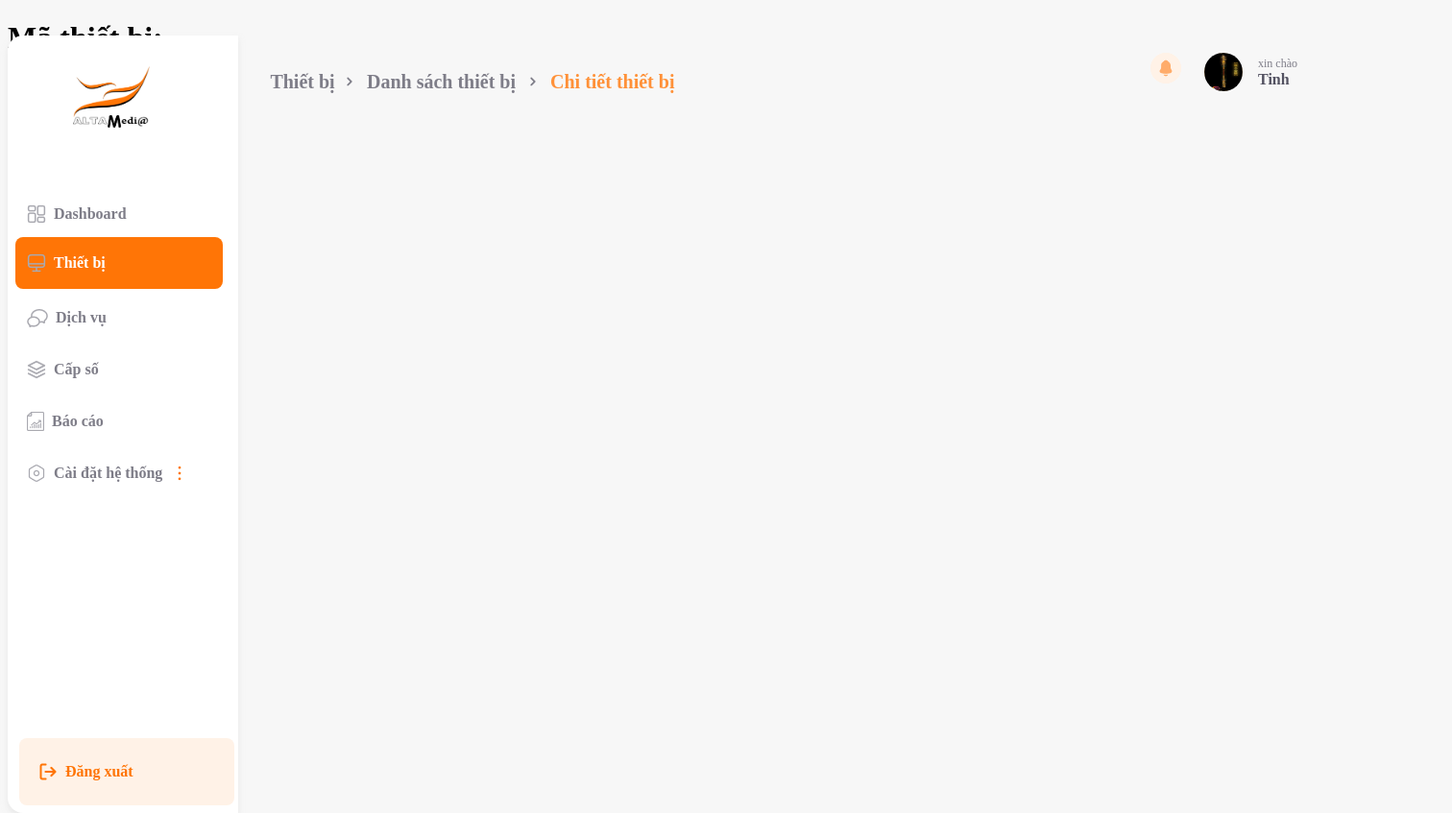
The page /dashboard/detail/monitorDetail.php (signed in) on the database its author committed.
### tables this page shows
CREATE TABLE `user` (
  `userID` int(11) NOT NULL,
  `name` varchar(50) NOT NULL,
  `username` varchar(50) NOT NULL,
  `phone` int(13) NOT NULL,
  `pw` varchar(50) NOT NULL,
  `email` varchar(50) NOT NULL,
  `status` varchar(50) NOT NULL,
  `picture` varchar(255) NOT NULL,
  `roleID` int(11) NOT NULL
);

### dashboard/detail/monitorDetail.php (shortened to what this page needs)
<?php
$conn = connect_db();
if (isset($_SESSION['admin_login'])) {
    if (isset($_SESSION['userID'])) {
        $id = $_SESSION['userID'];
        $sql = "SELECT * FROM user where userID = '$id'";
        $result = mysqli_query($conn, $sql);
        if (mysqli_num_rows($result) > 0) {
            $row = mysqli_fetch_assoc($result);
            $name = $row['name'];
            $picture = $row['picture'];
        } else {
            header("location:../../logout.php");
            exit;
        }
    }
?>
    <!DOCTYPE html>
    <html lang="en">
    <head>
        <link href="../../css/dashboard.css" rel="stylesheet">
        <link rel="stylesheet" href="../../css/detail/monitorDetail.css">
    </head>
    <body>
        <header>
            <div id="add-page">
                <p class="addtop-monitor">Thiết bị</p>
                <img src="../../picture/component/u_angle-right.png" alt="" class="angle">
                <p class="addtop-page"><a href="../../dashboard/monitor.php" style="text-decoration: none; color: rgba(126, 125, 136, 1);">Danh sách thiết bị</a></p>
                <img src="../../picture/component/u_angle-right.png" alt="" class="angle">
                <p class="topbar">Chi tiết thiết bị</p>
            </div>
            <div>
                <div class="popup" onclick="myFunction()">
                    <img src="../../picture/component/nofication.png" alt="nofication" class="nofication" id="myNofication">
                </div>
            </div>
            <a href="../info.php">
                <div id="info">
                    <p class="hello">xin chào</p>
                    <p class="header username"><?php echo $name ?></p>
                    <img src="<?php echo "../../picture/avatar/" . $picture ?>" alt="smallpicture" class="picinfo">
                </div>
            </a>
        </header>
        <div>
        <div class="monitorCode">
            <h1>Mã thiết bị: </h1>
        </div>
        <div class="monitorName">
            <h1>Tên thiết bị: </h1>
        </div>
        <div class="ipaddress">
            <h1>Địa chỉ IP: </h1>
        </div>
        <div class="use-service">
            <h1>Dịch vụ sử dụng: </h1>
        </div>
        <div class="type-monitor">
            <h1>Loại thiết bị: </h1>
        </div>
        <div class="username">
            <h1>Tên đăng nhập: </h1>
        </div>
        <div class="password">
            <h1>Mật khẩu: </h1>
        </div>
        <ul>
            <img src="../../picture/Logo alta.png" alt="logo" class="logo">
            <li><a href="../../dashboard/index.php" class="dashboard"><img src="../../picture/component/dashboard.png" alt="dashboard">
                    Dashboard</a>
            </li>
            <li><a href="" id="monitor"><img src="../../picture/component/monitor.png" alt="monitor">Thiết
                    bị</a></li>
            <li><a href="../../dashboard/service.php" class="service"><img src="../../picture/component/service.png" alt="service">Dịch vụ</a></li>
            <li><a href="../../dashboard/progression.php" class="progression"><img src="../../picture/component/progression.png" alt="progression">Cấp
                    số</a>
            </li>
            <li><a href="../../dashboard/report.php" class="report"><img src="../../picture/component/report.png" alt="report">Báo
                    cáo</a></li>
            <li class="setting"><a href="" class="setting"><img src="../../picture/component/setting.png" alt="setting">Cài
                    đặt
                    hệ
                    thống<img src="../../picture/component/dropdown.png" alt="dropdown"></a>
            </li>
            <li><a href="../../logout.php" class="logout"><img src="../../picture/component/logout.png" alt="logout">Đăng
                    xuất</a>
            </li>
        </ul>
    <?php
} else if (isset($_SESSION['user_login'])) {
    header("location:../../user/index.php");
} else {
    header("location:../../index.php");
}
    ?>
    </body>
    </html>

### css/detail/monitorDetail.css (style rules this page uses)
div#add-page p.addtop-monitor { display: flex; flex-direction: row; justify-content: center; align-items: center; padding: 10px 8px 10px 0px; position: absolute; width: 78px; height: 40px; left: -14px; top: -10px; border-radius: 8px; font-family: 'Nunito'; font-style: normal; font-weight: 700; font-size: 20px; line-height: 30px; color: #7E7D88; flex: none; order: 1; flex-grow: 0; margin: 0px 8px; }

### rows shown on the page
user: name "Tinh", picture (picture)
